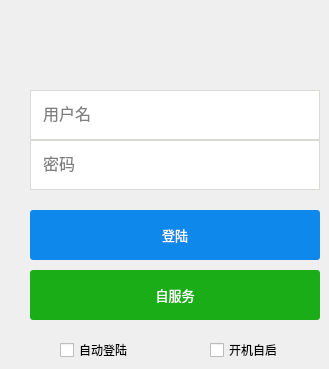
    <widget class="QWidget" name="Login">
     <widget class="QCheckBox" name="AUTO_LOGIN">
      <property name="geometry">
       <rect>
        <x>60</x>
        <y>340</y>
        <width>90</width>
        <height>20</height>
       </rect>
      </property>
      <property name="font">
       <font>
        <family>微软雅黑</family>
       </font>
      </property>
      <property name="text">
       <string>自动登陆</string>
      </property>
     </widget>
     <widget class="QCheckBox" name="AUTO_START">
      <property name="geometry">
       <rect>
        <x>210</x>
        <y>340</y>
        <width>90</width>
        <height>20</height>
       </rect>
      </property>
      <property name="font">
       <font>
        <family>微软雅黑</family>
       </font>
      </property>
      <property name="text">
       <string>开机自启</string>
      </property>
     </widget>
     <widget class="QLineEdit" name="PASSWD_INPUT">
      <property name="geometry">
       <rect>
        <x>30</x>
        <y>140</y>
        <width>290</width>
        <height>50</height>
       </rect>
      </property>
      <property name="font">
       <font>
        <family>微软雅黑</family>
        <pointsize>12</pointsize>
       </font>
      </property>
      <property name="styleSheet">
       <string notr="true">QLineEdit{
padding:10px 5px 15px 10px;
 border: 1px solid #D9D9D6;
 background: #fff
}
QLineEdit:focus{
　　transition:border linear .2s,box-shadow linear .5s;
　　-moz-transition:border linear .2s,-moz-box-shadow linear .5s;
　　-webkit-transition:border linear .2s,-webkit-box-shadow linear .5s;
　　outline:none;border-color:rgba(93,149,242,.75);
　　box-shadow:0 0 8px rgba(93,149,242,.105);
　　-moz-box-shadow:0 0 8px rgba(93,149,242,.5);
　　-webkit-box-shadow:0 0 8px rgba(93,149,242,3)
}</string>
      </property>
      <property name="echoMode">
       <enum>QLineEdit::Password</enum>
      </property>
      <property name="placeholderText">
       <string>密码</string>
      </property>
     </widget>
     <widget class="QLineEdit" name="NAME_INPUT">
      <property name="geometry">
       <rect>
        <x>30</x>
        <y>90</y>
        <width>290</width>
        <height>50</height>
       </rect>
      </property>
      <property name="font">
       <font>
        <family>微软雅黑</family>
        <pointsize>12</pointsize>
       </font>
      </property>
      <property name="styleSheet">
       <string notr="true">QLineEdit{
padding:10px 5px 15px 10px;
 border: 1px solid #D9D9D6;
 background: #fff
}
QLineEdit:focus{
　　transition:border linear .2s,box-shadow linear .5s;
　　-moz-transition:border linear .2s,-moz-box-shadow linear .5s;
　　-webkit-transition:border linear .2s,-webkit-box-shadow linear .5s;
　　outline:none;border-color:rgba(93,149,242,.75);
　　box-shadow:0 0 8px rgba(93,149,242,.105);
　　-moz-box-shadow:0 0 8px rgba(93,149,242,.5);
　　-webkit-box-shadow:0 0 8px rgba(93,149,242,3)
}</string>
      </property>
      <property name="placeholderText">
       <string>用户名</string>
      </property>
     </widget>
     <widget class="QPushButton" name="LoginButton">
      <property name="geometry">
       <rect>
        <x>30</x>
        <y>210</y>
        <width>290</width>
        <height>50</height>
       </rect>
      </property>
      <property name="font">
       <font>
        <family>微软雅黑</family>
        <pointsize>10</pointsize>
       </font>
      </property>
      <property name="styleSheet">
       <string notr="true">QPushButton{    
	background:#0f88eb;
    border: 0;
    border-radius: 3px;
    line-height: 41px;
    color: #fff;
	}
QPushButton:hover{
background:#0b77bd;
}
QPushButton:pressed
{
background:#0b4a73;
}</string>
      </property>
      <property name="text">
       <string>登陆</string>
      </property>
     </widget>
     <widget class="QPushButton" name="SERVICE">
      <property name="geometry">
       <rect>
        <x>30</x>
        <y>270</y>
        <width>290</width>
        <height>50</height>
       </rect>
      </property>
      <property name="font">
       <font>
        <family>微软雅黑</family>
        <pointsize>10</pointsize>
       </font>
      </property>
      <property name="styleSheet">
       <string notr="true">QPushButton{    
	background:#1aad18;
    border: 0;
    border-radius: 3px;
    line-height: 41px;
    color: #fff;
	}
QPushButton:hover{
background:#179d15;
}
QPushButton:pressed
{
background:#127e10;
}</string>
      </property>
      <property name="text">
       <string>自服务</string>
      </property>
     </widget>
    </widget>
